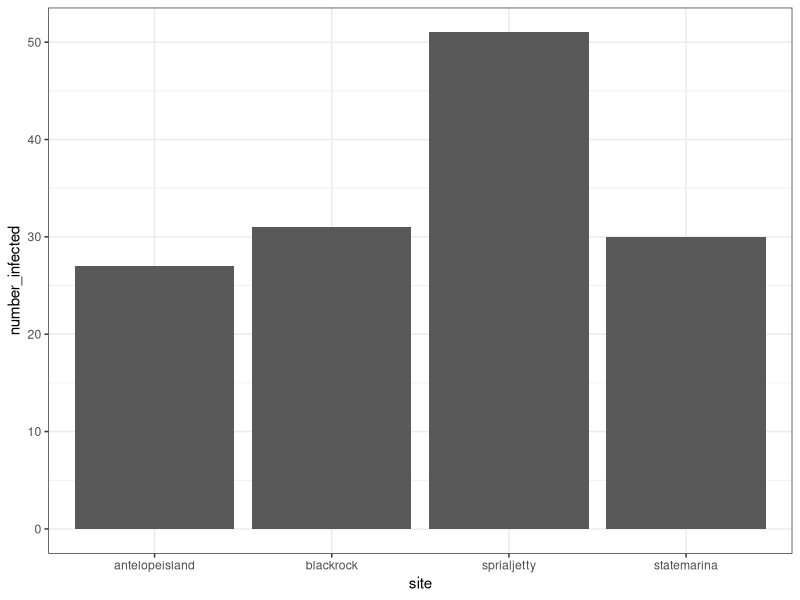

This chart was generated by the following R code:
## ---- chunk 1
options(width = 99)
## this is a bunch of formatting stuff that I like echo=FALSE means that it doesn't show in the Rmd
## uncomment the next line if the htmlTable package hasn't been installed yet, only need to do it once
# install.packages("htmlTable")
library(htmlTable)
## ---- chunk 2
# this ensures that the random numbers generated are the same if we re-run the code later
set.seed(84105)

## build each column, the ID col is complicated so it gets built in 2 pieces here and combined later
years <- rep(c(2012, 2013), each = 120)
sites <- rep(c("blackrock", "statemarina", "antelopeisland", "sprialjetty"), each = 30, times = 2)
IDL <- rep(c("BR", "SM", "AI", "SJ"), each = 30, times = 2)
IDno <- rep(c(1:30), 8)

## get some infection data, generated from four differently weighted distributions
## so the different sites might have different outcomes
inf1a <- sample(c(TRUE, FALSE, NA), 30, replace = TRUE, prob = c(.49, .49, 0.02))
inf1b <- sample(c(TRUE, FALSE, NA), 30, replace = TRUE, prob = c(.49, .49, 0.02))
inf1c <- sample(c(TRUE, FALSE, NA), 30, replace = TRUE, prob = c(.49, .49, 0.02))
inf1d <- sample(c(TRUE, FALSE, NA), 30, replace = TRUE, prob = c(.49, .49, 0.02))
inf2 <- sample(c(TRUE, FALSE, NA), 30, replace = TRUE, prob = c(.74, .24, 0.02))
inf3a <- sample(c(TRUE, FALSE, NA), 30, replace = TRUE, prob = c(.44, .54, 0.02))
inf3b <- sample(c(TRUE, FALSE, NA), 30, replace = TRUE, prob = c(.44, .54, 0.02))
inf4 <- sample(c(TRUE, FALSE, NA), 30, replace = TRUE, prob = c(.94, .04, 0.02))

## combine into one vector for the infected column
infected <- c(inf1a, inf1b, inf3a, inf2, inf1c, inf1d, inf3b, inf4)
## ---- chunk 3
# loads the packages so we can use them, 
# you need to use install.packages() if you don't have them yet
library(dplyr)
library(tidyr)
## ---- chunk 4
## build the start of the dataframe out of the first few simulated columns of data
cestodetoy <- data.frame(year=years, site=sites, IDL=IDL, IDno=IDno)

## combine the 2 pieces of the ID column into 1 piece and remove the old halves
cestodetoy <- unite(cestodetoy, ID, IDL, IDno, sep = '', remove = TRUE)

## add the infected column
cestodetoy$infected <- infected

## ---- chunk 5
# 3 really good, quick ways to see what the data looks like.
head(cestodetoy)
str(cestodetoy)
summary(cestodetoy)
## ---- chunk 6
# grouped by site (not years) the "na.rm=TRUE" removes NAs if there are any
cestodetoy %>% group_by(site) %>% summarise(sum(infected, na.rm=TRUE))

## the mean of infected gives you proportion
cestodetoy %>% group_by(site) %>% summarise(mean(infected, na.rm=TRUE))

## grouped by site and then year
cestodetoy %>% group_by(site, year) %>% summarise(sum(infected, na.rm=TRUE))
cestodetoy %>% group_by(site, year) %>% summarise(mean(infected, na.rm=TRUE))
## ---- chunk 7
## write to csv file
## uncomment the next line if you want to write the data to a csv file

# write.csv(cestodetoy, file = "cestode_toy_dataset1.csv", row.names=FALSE)
## ---- chunk 8
# loads the package so we can use it, 
# you need to use install.packages() if you don't have it yet
library(ggplot2)

# a simple histogram of the number of infected animals per site
# should really be proportion, but in this fake example all of the sample sizes are the same

# recreate the summarized data from above, but this time assign it to allinfected
allinfected <- cestodetoy %>% group_by(site) %>% summarise(sum(infected, na.rm=TRUE))
allinfected

# the title of the second column that contains the sum of the infected has a terrible name
# let's fix that
names(allinfected)[names(allinfected) == "sum(infected, na.rm = TRUE)"] <- "number_infected"
allinfected

# make the histogram
ggplot(data=allinfected, aes(x= site, y=number_infected)) +
  geom_bar(stat="identity") +
  theme_bw() 
